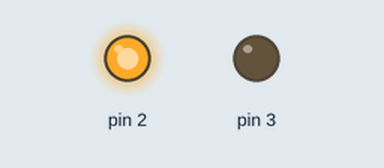
Simulated run of this sketch. Board: Arduino Uno, built with avr-gcc and run on an emulated ATmega328P. Shown: output pins drawn as LEDs (lit = HIGH).

Above: at 0.05 s.
At 1.35 s:
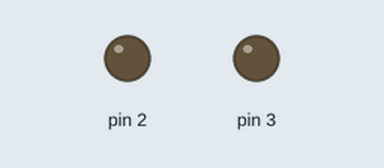
At 2.85 s:
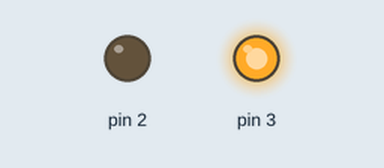
Timing chart, 0 to 3.1 s (numbered marks = the images above):
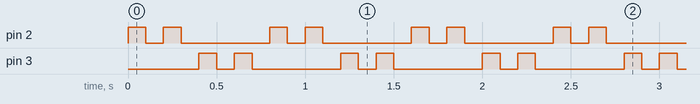

Measured:
- by itself, pin 2, pin 3: repeats every 0.80 s: LOW 0.10 s, HIGH 0.10 s, LOW 0.50 s, HIGH 0.10 s

The sketch:

barib_babba.ino
```cpp
void setup() {
  pinMode(2, OUTPUT);
  pinMode(3, OUTPUT);
}

void loop() {
  digitalWrite(2, HIGH);
  delay(100);
  digitalWrite(2, LOW);
  delay(100);
  digitalWrite(2, HIGH);
  delay(100);
  digitalWrite(2, LOW);
  delay(100);
  digitalWrite(3, HIGH);
  delay(100);
  digitalWrite(3, LOW);
  delay(100);
  digitalWrite(3, HIGH);
  delay(100);
  digitalWrite(3, LOW);
  delay(100);
}
```
